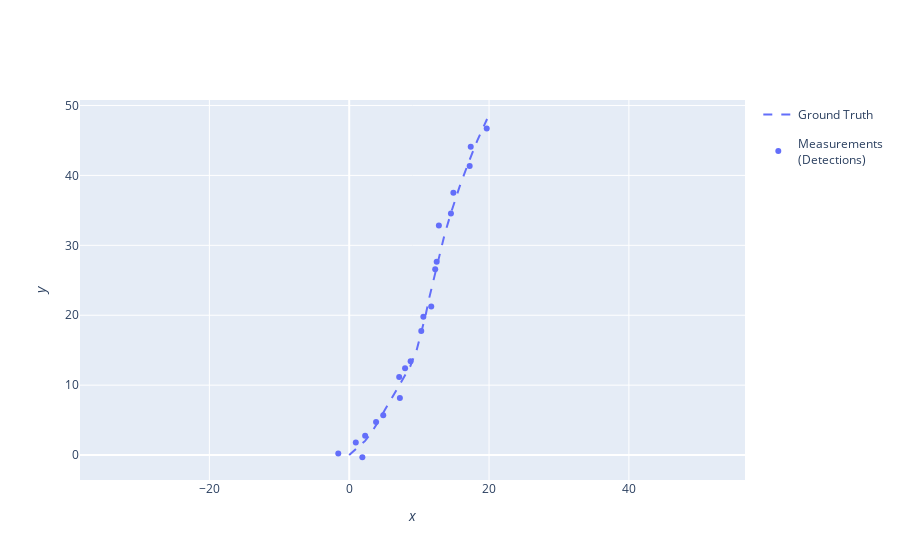

Notebook source saved alongside this figure:
### Markdown cell above
Now generate the measurements and results

### Code cell
# Generate the measurements
measurements = []
for state in truth_path:
    measurement = measurement_model.function(state, noise=True)
    measurements.append(Detection(measurement,
                                  timestamp=state.timestamp,
                                  measurement_model=measurement_model))

# Plot thie results
plotter.plot_measurements(measurements, [0, 2])
plotter.fig
